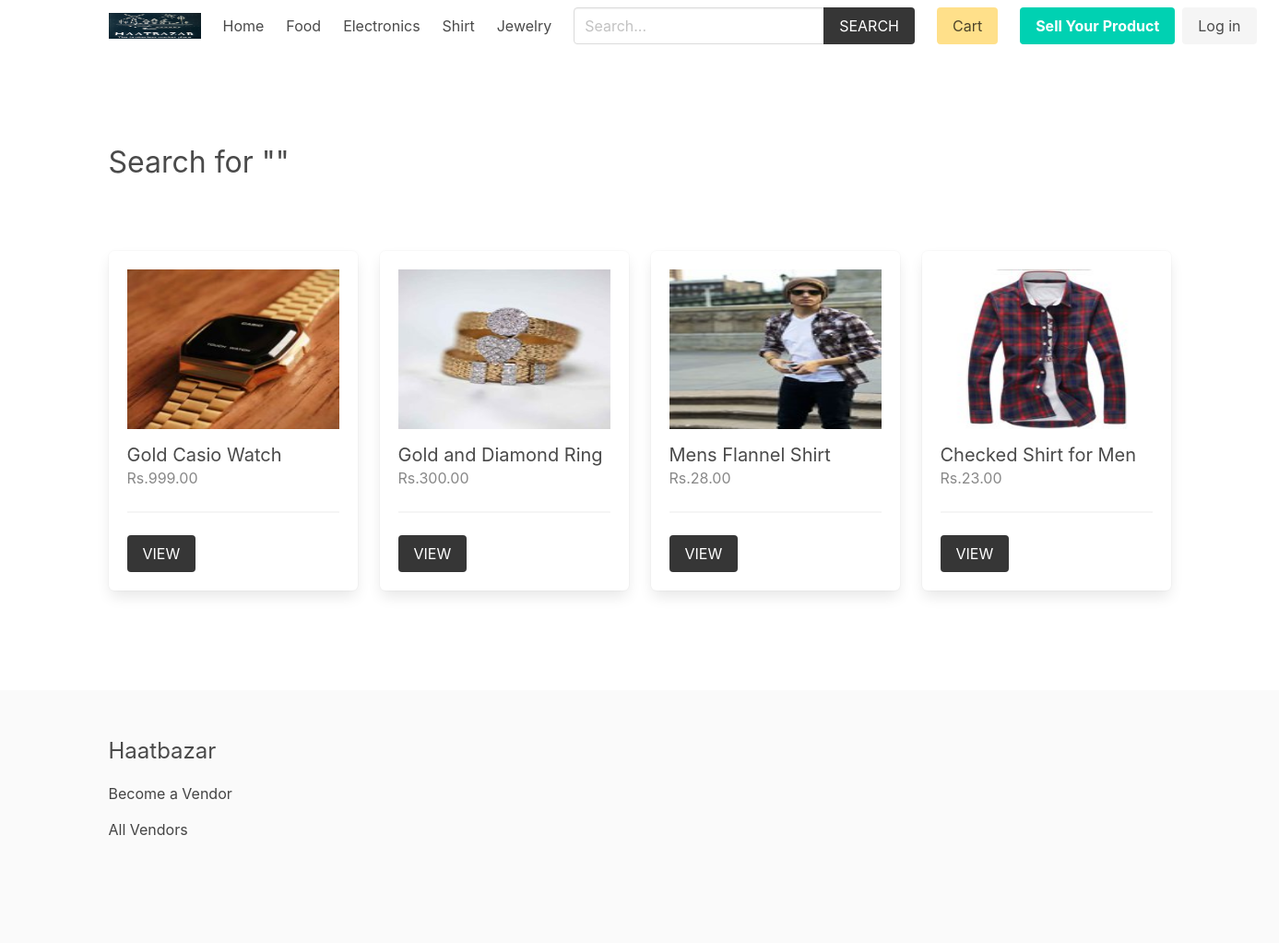
Before: /product/search with the older database file.
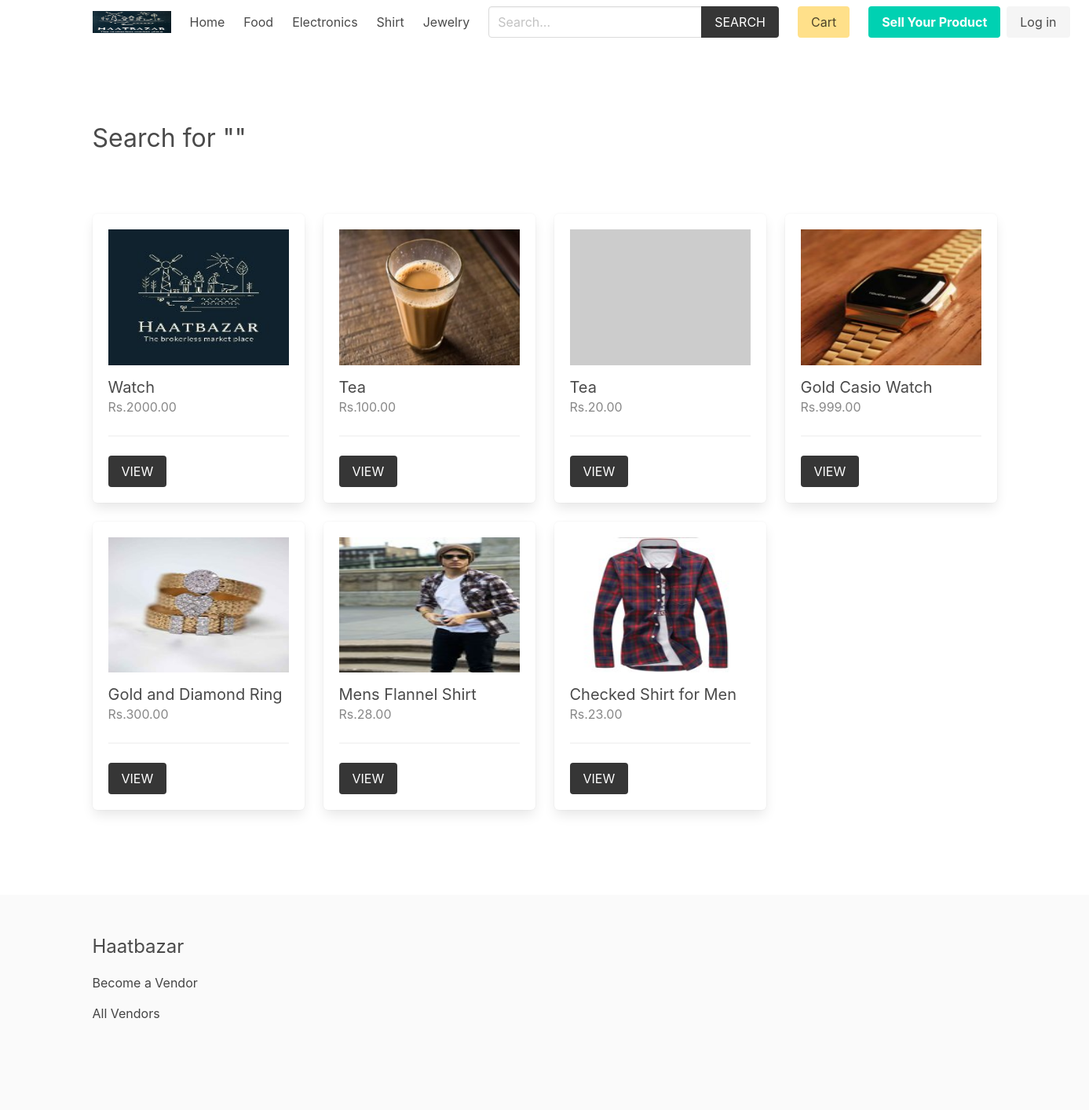
After: the same page with the newer database file.
### product/models.py (models this page shows, shortened)
class Category(models.Model):
    title = models.CharField(max_length=50)
    slug = models.SlugField(max_length=55)
    ordering = models.IntegerField(default=0)
    class Meta:
        ordering = ['ordering']

class Product(models.Model):
    category = models.ForeignKey(Category, related_name='products', on_delete=models.CASCADE)
    vendor = models.ForeignKey(Vendor, related_name="products", on_delete=models.CASCADE)
    title = models.CharField(max_length=50)
    slug = models.SlugField(max_length=55)
    description = models.TextField(blank=True, null=True)
    price = models.DecimalField(max_digits=6, decimal_places=2)
    added_date = models.DateTimeField(auto_now_add=True)
    image = models.ImageField(upload_to='uploads/', blank=True, null=True)
    thumbnail = models.ImageField(upload_to='uploads/', blank=True, null=True) # Change uploads to thumbnails
    class Meta:
        ordering = ['-added_date']
    def get_thumbnail(self):
        if self.thumbnail:
            return self.thumbnail.url
        else:
            if self.image:
                self.thumbnail = self.make_thumbnail(self.image)
                self.save()
                return self.thumbnail.url
            else:
                return 'https://via.placeholder.com/240x180.jpg'

### product/views.py (the view)
# urls.py: path('search', views.search, name="search"),
def search(request):
    query = request.GET.get('query', '') # second is default parameter which is empty
    products = Product.objects.filter(Q(title__icontains=query) | Q(description__icontains=query))
    return render(request, 'product/search.html', {'products':products, 'query': query})

### cart/cart.py (called while the page is built)
    def __len__(self):
        return sum(item['quantity'] for item in self.cart.values())

### cart/context_processors.py (called while the page is built)
def cart(request):
    return {'cart': Cart(request)}

### product/context_processors.py (called while the page is built)
def menu_categories(request):
    categories = Category.objects.all()
    return {'categories': categories}

### templates/product/search.html (shortened to what this page needs)
{% extends 'core/base.html' %}
{% block content %}
    <div class="columns is-multiline mb-6">
        <div class="column is-12 has-test-centered mt-6 mb-6">
            <h2 class="is-size-3"> Search for "{{query}}"</h2>
        </div>
        {% for product in products %}
            {% include 'product/parts/list_item.html' %}
        {% endfor %}
    </div>
{% endblock content %}

### templates/core/base.html (shortened to what the changed rows need)
{% load static %}
<!DOCTYPE html>
<html lang="en">
<head>
    <link rel="stylesheet" href="https://cdn.jsdelivr.net/npm/bulma@0.9.2/css/bulma.min.css">
    <link rel="stylesheet" href="{% static 'css/main.css' %}">
</head>
<body>
    <div class="container">
        <nav class="navbar" role="navigation" aria-label="main navigation">
            <div id="navbarBasicExample" class="navbar-menu">
                <div class="navbar-start">
                <a class="navbar-item" href="{% url 'core:home' %}">
                    Home
                </a>
                {% for category in categories %}
                    <a class="navbar-item" href="{% url 'product:category' category.slug %}">
                        {{category.title}}
                    </a>
                {% endfor %}
                </div>
            </div>
            </nav>
    </div>
    <section class="section">
        <div class="container">
            {% block content %}{% endblock content %}
        </div>
    </section>
</body>
</html>

### templates/product/parts/list_item.html
<div class="column is-3 product-list-item">
                <div class="box">
                    <figure class="image is-4by3 mb-4">
                        <img src="{{ product.get_thumbnail }}" alt="{{product.title}}">
                    </figure>
                    <h2 class="subtitle">{{product.title}}</h2>
                    <h3 class="price is-size-6 mb-5">Rs.{{product.price}}</h3>
                    <hr>
                    <a href="{% url 'product:product' product.category.slug product.slug %}" class="button is-dark is-uppercase">View</a>
                </div>
            </div>

Changed rows visible on the page:
added Product: get_thumbnail (picture), title "Watch", price "2000.00"
added Product: get_thumbnail (picture), title "Tea", price "100.00"
added Product: title "Tea", price "20.00"
